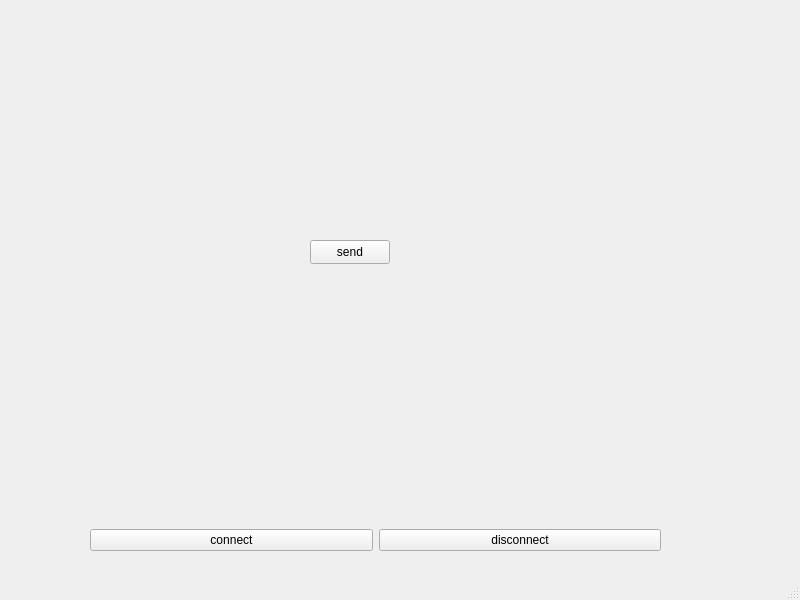
<?xml version="1.0" encoding="UTF-8"?>
<ui version="4.0">
 <class>MyClient</class>
 <widget class="QMainWindow" name="MyClient">
  <property name="geometry">
   <rect>
    <x>0</x>
    <y>0</y>
    <width>800</width>
    <height>600</height>
   </rect>
  </property>
  <property name="windowTitle">
   <string>MyClient</string>
  </property>
  <widget class="QWidget" name="centralwidget">
   <widget class="QWidget" name="layoutWidget">
    <property name="geometry">
     <rect>
      <x>90</x>
      <y>400</y>
      <width>571</width>
      <height>151</height>
     </rect>
    </property>
    <layout class="QGridLayout" name="gridLayout">
     <item row="0" column="0">
      <widget class="QLabel" name="connectionStatus">
       <property name="text">
        <string/>
       </property>
      </widget>
     </item>
     <item row="1" column="0">
      <layout class="QHBoxLayout" name="horizontalLayout">
       <item>
        <widget class="QPushButton" name="connectPushButton">
         <property name="text">
          <string>connect</string>
         </property>
        </widget>
       </item>
       <item>
        <widget class="QPushButton" name="disconnecPushButton">
         <property name="text">
          <string>disconnect</string>
         </property>
        </widget>
       </item>
      </layout>
     </item>
    </layout>
   </widget>
   <widget class="QPushButton" name="sendPushButton">
    <property name="geometry">
     <rect>
      <x>310</x>
      <y>240</y>
      <width>80</width>
      <height>24</height>
     </rect>
    </property>
    <property name="text">
     <string>send</string>
    </property>
   </widget>
  </widget>
  <widget class="QMenuBar" name="menubar">
   <property name="geometry">
    <rect>
     <x>0</x>
     <y>0</y>
     <width>800</width>
     <height>21</height>
    </rect>
   </property>
  </widget>
  <widget class="QStatusBar" name="statusbar"/>
 </widget>
 <resources/>
 <connections/>
</ui>
